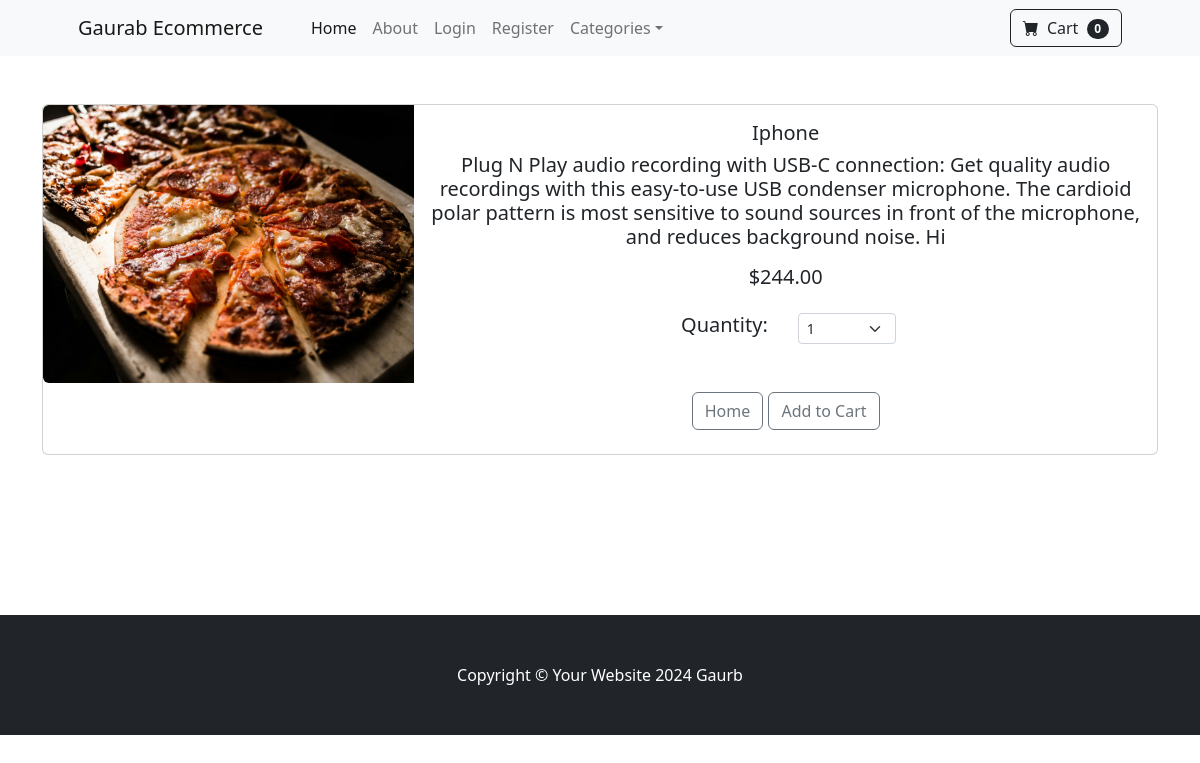
Page /product/1 on the committed database.
### store/models.py (models this page shows, shortened)
class Product(models.Model):
    name = models.CharField(max_length=100)
    description = models.CharField(max_length=250, default="", blank=True)
    price = models.DecimalField(default=0, decimal_places=2, max_digits=6)
    category = models.ForeignKey(Category, on_delete=models.CASCADE, default=1)
    image = models.ImageField(upload_to='uploads/products/', null=True, blank=True)
    is_sale = models.BooleanField(default=False)
    sale_price = models.DecimalField(default=0, decimal_places=2, max_digits=6)

### store/views.py (the view)
# urls.py: path('product/<int:pk>', views.product, name='product'),
def product(request, pk):
    product = Product.objects.get(id=pk)
    return render(request, 'product.html', {'product': product})

### cart/cart.py (called while the page is built)
    def __len__(self):
        return len(self.cart)

### cart/context_processors.py (called while the page is built)
def cart(request):
    return {'cart': Cart(request)}

### store/templates/product.html (shortened to what this page needs)
{% extends 'base.html' %}
{% block content %}
<div class="container">
    <br /><br />
    <div class="card mb-3">
        <div class="row g-0">
            <div class="col-md-4">
                <img src="{{ product.image.url }}" class="img-fluid rounded-start" alt="...">
            </div>
            <div class="col-md-8">
                <div class="card-body">
                    <center>
                        <h5 class="card-title">{{ product.name }}<h5>
                                <p class="card-text justified">{{ product.description }}</p>
                                {% if product.is_sale %}
                                <div class="d-flex justify-content-center small text-warning mb-2">
                                    <div class="bi-star-fill"></div>
                                    &nbsp;&nbsp;Sale!&nbsp;&nbsp;
                                    <div class="bi-star-fill"></div>
                                </div>
                                <strike>
                                ${{ product.price }}
                                </strike>
                                &nbsp;
                                ${{ product.sale_price }}
                                {% else %}
                                    ${{ product.price }}
                                {% endif %}
                                <br /><br />
                                <div class="row justify-content-center">
                                    <div class="col-md-2">Quantity:</div>
                                    <div class="col-md-2">
                                <select class="form-select form-select-sm" id="qty-cart">
                                    <option value="1">1</option>
                                </select>
                                    </div>
                                </div>
                                <br /><br />
                                <a href="{% url 'home' %}" class="btn btn-outline-secondary">
                                    Home
                                </a>
                                <button class="btn btn-outline-secondary" type="button" value="{{ product.id }}" id="add-cart">
                                    Add to Cart
                                </button>
                    </center>
                </div>
            </div>
        </div>
    </div>
</div>
<br /><br /><br /><br /><br /><br />
{% endblock %}

### store/templates/base.html (shortened to what this page needs)
{% load static %}
<!DOCTYPE html>
<html lang="en">
    <head>
        <link href="https://cdn.jsdelivr.net/npm/bootstrap-icons@1.5.0/font/bootstrap-icons.css" rel="stylesheet" />
        <link href="{% static 'css/styles.css' %}" rel="stylesheet" />
    </head>
    <body>
         {% include 'navbar.html' %}
         {% block content %}
         {% endblock %}
        <footer class="py-5 bg-dark">
            <div class="container"><p class="m-0 text-center text-white">Copyright &copy; Your Website 2024 Gaurb</p></div>
        </footer>
    </body>
</html>

### store/templates/navbar.html (shortened to what this page needs)
<nav class="navbar navbar-expand-lg navbar-light bg-light">
  <div class="container px-4 px-lg-5">
    <a class="navbar-brand" href="{% url 'home' %}">Gaurab Ecommerce</a>
    <div class="collapse navbar-collapse" id="navbarSupportedContent">
      <ul class="navbar-nav me-auto mb-2 mb-lg-0 ms-lg-4">
        <li class="nav-item">
          <a class="nav-link active" aria-current="page" href="{% url 'home' %}"
            >Home</a
          >
        </li>
        <li class="nav-item">
          <a class="nav-link" href="{% url 'about' %}">About</a>
        </li>
        {% if user.is_authenticated %}
        <li class="nav-item">
          <a class="nav-link" href="{% url 'logout' %}">LogOut</a>
        </li>
        {% else %}
        <li class="nav-item">
          <a class="nav-link" href="{% url 'login' %}">Login</a>
        </li>
        <li class="nav-item">
          <a class="nav-link" href="{% url 'register' %}">Register</a>
        </li>
        {% endif %}
        <li class="nav-item dropdown">
          <a
            class="nav-link dropdown-toggle"
            id="navbarDropdown"
            href="#"
            role="button"
            data-bs-toggle="dropdown"
            aria-expanded="false"
            >Categories</a
          >
        </li>
      </ul>
      <form class="d-flex">
        <a href="{% url 'cart_summary' %}" class="btn btn-outline-dark">
          <i class="bi-cart-fill me-1"></i>
          Cart
          <span
            class="badge bg-dark text-white ms-1 rounded-pill"
            id="cart_quanity"
            >{{ cart|length }}</span
          >
        </a>
      </form>
    </div>
  </div>
</nav>

### rows in the picture
Product: image (picture), name "Iphone", description "Plug N Play audio recording with USB-C connection: Get quality audio recordings with this easy-to-use USB condenser microphone. The cardioid polar pattern is most sensitive to sound sources in front of the microphone, and reduces background noise. Hi", price "244.00"

### other values in the picture
{{ cart|length }} "0"
